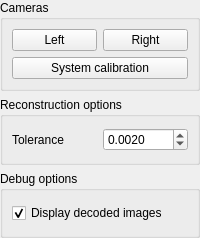
<?xml version="1.0" encoding="UTF-8"?>
<ui version="4.0">
 <class>Z3D::ZDualCameraStereoSLSConfigWidget</class>
 <widget class="QWidget" name="Z3D::ZDualCameraStereoSLSConfigWidget">
  <property name="geometry">
   <rect>
    <x>0</x>
    <y>0</y>
    <width>200</width>
    <height>238</height>
   </rect>
  </property>
  <layout class="QVBoxLayout" name="verticalLayout">
   <property name="leftMargin">
    <number>0</number>
   </property>
   <property name="topMargin">
    <number>0</number>
   </property>
   <property name="rightMargin">
    <number>0</number>
   </property>
   <property name="bottomMargin">
    <number>0</number>
   </property>
   <item>
    <widget class="QGroupBox" name="groupBox">
     <property name="title">
      <string>Cameras</string>
     </property>
     <layout class="QGridLayout" name="gridLayout_2">
      <item row="0" column="0">
       <widget class="QPushButton" name="leftCameraButton">
        <property name="text">
         <string>Left</string>
        </property>
       </widget>
      </item>
      <item row="0" column="1">
       <widget class="QPushButton" name="rightCameraButton">
        <property name="text">
         <string>Right</string>
        </property>
       </widget>
      </item>
      <item row="2" column="0" colspan="2">
       <widget class="QPushButton" name="calibrateSystemButton">
        <property name="text">
         <string>System calibration</string>
        </property>
       </widget>
      </item>
     </layout>
    </widget>
   </item>
   <item>
    <widget class="QGroupBox" name="groupBox_7">
     <property name="title">
      <string>Reconstruction options</string>
     </property>
     <layout class="QGridLayout" name="gridLayout">
      <item row="0" column="0">
       <widget class="QLabel" name="label_14">
        <property name="text">
         <string>Tolerance</string>
        </property>
       </widget>
      </item>
      <item row="0" column="1">
       <widget class="QDoubleSpinBox" name="maxValidDistanceSpinBox">
        <property name="decimals">
         <number>4</number>
        </property>
        <property name="maximum">
         <double>9999.000000000000000</double>
        </property>
        <property name="singleStep">
         <double>0.000100000000000</double>
        </property>
        <property name="value">
         <double>0.002000000000000</double>
        </property>
       </widget>
      </item>
     </layout>
    </widget>
   </item>
   <item>
    <widget class="QGroupBox" name="groupBox_9">
     <property name="title">
      <string>Debug options</string>
     </property>
     <layout class="QGridLayout" name="gridLayout_5">
      <item row="1" column="0">
       <widget class="QCheckBox" name="debugShowDecodedImagesCheckBox">
        <property name="text">
         <string>Display decoded images</string>
        </property>
        <property name="checked">
         <bool>true</bool>
        </property>
       </widget>
      </item>
     </layout>
    </widget>
   </item>
  </layout>
 </widget>
 <resources/>
 <connections/>
</ui>
